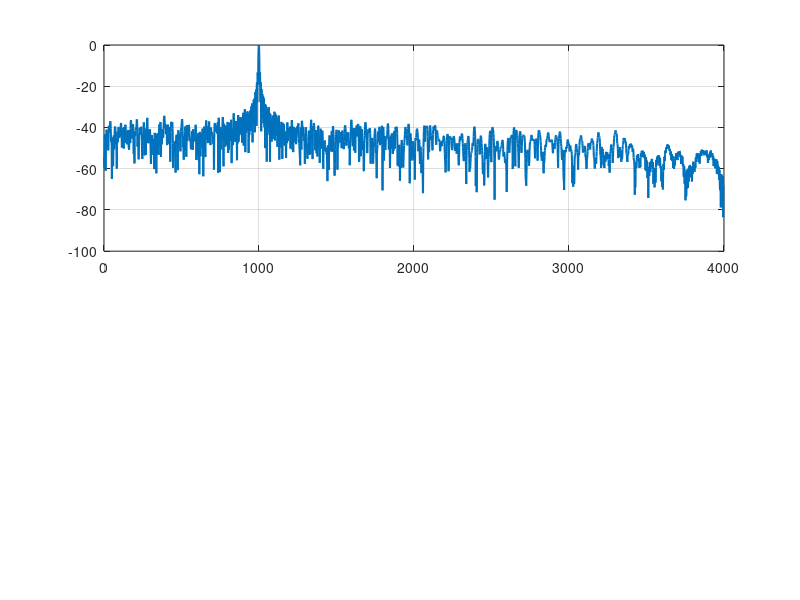

Recreate this plot in MATLAB. (Note: this script raises an error after producing the figure.)
clc; clear; close all;

%% 1. 雷达系统参数设置
fs = 100e6;             % 采样率 100MHz
T_pulse = 20e-6;        % 脉冲宽度 20us
B = 30e6;               % 信号带宽 30MHz
K = B / T_pulse;        % 调频斜率
R_max = 3000;           % 最大仿真距离 (m)
c = 3e8;                % 光速

% 目标参数
R_target = 1000;        % 目标距离 1000m
RCS = 1;                % 目标RCS (归一化幅度)

%% 2. 生成 LFM 发射信号 & 目标回波
t_pulse = 0 : 1/fs : T_pulse - 1/fs;
s_tx = exp(1j * pi * K * t_pulse.^2); % LFM 参考信号

% 计算回波延迟
tau = 2 * R_target / c;
N_delay = round(tau * fs);

% 构建接收时间轴 (覆盖最大距离)
t_max = 2 * R_max / c;
N_total = round(t_max * fs);
rx_signal = zeros(1, N_total);

% 填入目标回波 (模拟延迟)
rx_signal(N_delay : N_delay + length(s_tx) - 1) = RCS * s_tx;

%% 3. 添加压制型干扰 (Suppressive Jamming)
% 获取由于回波叠加可能导致变长后的实际信号长度
N_actual = length(rx_signal); 

% 关键参数：干信比 (Jamming-to-Signal Ratio, JSR)
JSR_dB = 20;            
SNR_dB = 10;            

% --- A. 计算信号功率 ---
% 避免除以0，只计算非零部分的功率
signal_part = rx_signal(rx_signal~=0);
if isempty(signal_part)
    P_signal = 0;
else
    P_signal = mean(abs(signal_part).^2); 
end

% --- B. 生成热噪声 (Thermal Noise) ---
% 修正：使用 N_actual 而不是 N_total
P_noise = P_signal / (10^(SNR_dB/10));
thermal_noise = sqrt(P_noise/2) * (randn(1, N_actual) + 1j*randn(1, N_actual));

% --- C. 生成压制干扰 (Barrage Noise Jamming) ---
% 修正：使用 N_actual 而不是 N_total
P_jamming = P_signal * (10^(JSR_dB/10));
jamming_signal = sqrt(P_jamming/2) * (randn(1, N_actual) + 1j*randn(1, N_actual));

% --- D. 合成总接收信号 ---
rx_clean_with_noise = rx_signal + thermal_noise;
rx_jammed = rx_signal + thermal_noise + jamming_signal;

%% 4. 信号处理：脉冲压缩 (Matched Filtering)
% 这是雷达检测的核心步骤，我们看看干扰后的效果
pc_clean = abs(xcorr(rx_clean_with_noise, s_tx));
pc_jammed = abs(xcorr(rx_jammed, s_tx));

% 截取有效部分并归一化
L = length(rx_signal);
pc_clean = pc_clean(L:end);
pc_clean = pc_clean / max(pc_clean); 

pc_jammed = pc_jammed(L:end);
pc_jammed = pc_jammed / max(pc_jammed); % 注意：这里通常归一化会发现目标峰值变很小

% 距离轴转换
r_axis = (0:length(pc_clean)-1) * c / (2 * fs);

%% 5. 绘图对比
figure('Position', [100, 100, 1000, 600]);

subplot(2,1,1);
plot(r_axis, 20*log10(pc_clean), 'LineWidth', 1.5);
grid on; hold on;
xline(R_target, '--r', 'Target');
title(['无干扰环境 (SNR=' num2str(SNR_dB) 'dB) - 脉冲压缩结果']);
xlabel('距离 (m)'); ylabel('幅度 (dB)');
legend('雷达回波', '真实位置');
ylim([-60, 5]);

subplot(2,1,2);
plot(r_axis, 20*log10(pc_jammed), 'Color', [0.8500 0.3250 0.0980], 'LineWidth', 1.2);
grid on; hold on;
xline(R_target, '--r', 'Target');
title(['压制干扰环境 (JSR=' num2str(JSR_dB) 'dB) - 目标被淹没']);
xlabel('距离 (m)'); ylabel('幅度 (dB)');
legend('干扰后信号', '真实位置');
ylim([-60, 5]);

% 如果你在图中看不到红色的虚线位置有明显的尖峰，说明压制成功了。